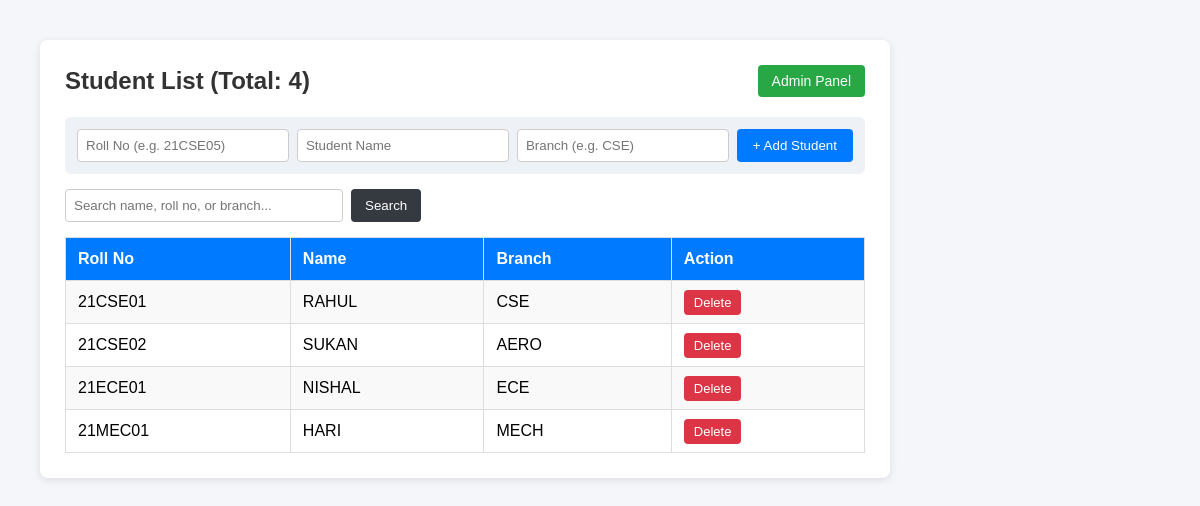
The page / on the database its author committed.
### student/models.py (models this page shows, shortened)
class Student(models.Model):
    roll_no = models.CharField(max_length=20)
    name = models.CharField(max_length=100)
    branch = models.CharField(max_length=50)

### student/views.py (the view, shortened to what this page needs)
# urls.py: path('', student_list, name='home'),
def student_list(request):
    query = request.GET.get('q', '')
    if query:
        students = (
            Student.objects.filter(name__icontains=query) |
            Student.objects.filter(roll_no__icontains=query) |
            Student.objects.filter(branch__icontains=query)
        )
    else:
        students = Student.objects.all()
    return render(request, 'index.html', {'students': students, 'query': query})

### student/templates/index.html (shortened to what this page needs)
<!DOCTYPE html>
<html>
<head>
</head>
<body>
    <div class="container">
        <div class="header">
            <h2>Student List (Total: {{ students|length }})</h2>
            <a href="/admin/" class="btn-admin">Admin Panel</a>
        </div>
        <form method="POST" class="form-row">
            <input type="text" name="roll_no" placeholder="Roll No (e.g. 21CSE05)" required>
            <input type="text" name="name" placeholder="Student Name" required>
            <input type="text" name="branch" placeholder="Branch (e.g. CSE)" required>
            <button type="submit">+ Add Student</button>
        </form>
        <form method="GET" class="search-box">
            <input type="text" name="q" placeholder="Search name, roll no, or branch..." value="{{ query }}">
            <button type="submit">Search</button>
        </form>
        <table>
            <tr>
                <th>Roll No</th>
                <th>Name</th>
                <th>Branch</th>
                <th>Action</th>
            </tr>
            {% for s in students %}
            <tr>
                <td>{{ s.roll_no }}</td>
                <td>{{ s.name }}</td>
                <td>{{ s.branch }}</td>
                <td>
                    <a href="{% url 'delete_student' s.id %}" class="btn-delete" onclick="return confirm('Delete {{ s.name }}?');">Delete</a>
                </td>
            </tr>
            {% empty %}
            <tr>
                <td colspan="4">No matching students found.</td>
            </tr>
            {% endfor %}
        </table>
    </div>
</body>
</html>

### student/templates/index.html (style rules this page uses)
body { font-family: Arial, sans-serif; margin: 40px; background-color: #f4f6f9; }
.container { max-width: 800px; background: white; padding: 25px; border-radius: 8px; box-shadow: 0 2px 8px rgba(0,0,0,0.1); }
.header { display: flex; justify-content: space-between; align-items: center; margin-bottom: 20px; }
h2 { margin: 0; color: #333; }
.btn-admin { background-color: #28a745; color: white; padding: 8px 14px; text-decoration: none; border-radius: 4px; font-size: 14px; }
.form-row { display: flex; gap: 8px; margin-bottom: 15px; background: #eef2f7; padding: 12px; border-radius: 6px; }
.form-row input { padding: 8px; border: 1px solid #ccc; border-radius: 4px; flex: 1; }
.form-row button { padding: 8px 16px; background-color: #007bff; color: white; border: none; border-radius: 4px; cursor: pointer; }
.search-box { margin-bottom: 15px; display: flex; gap: 8px; }
.search-box input { padding: 8px; width: 260px; border: 1px solid #ccc; border-radius: 4px; }
.search-box button { padding: 8px 14px; background-color: #343a40; color: white; border: none; border-radius: 4px; cursor: pointer; }
table { width: 100%; border-collapse: collapse; margin-top: 10px; }
th, td { border: 1px solid #ddd; padding: 12px; text-align: left; }
th { background-color: #007bff; color: white; }
tr:nth-child(even) { background-color: #f9f9f9; }
.btn-delete { background-color: #dc3545; color: white; padding: 5px 10px; text-decoration: none; border-radius: 4px; font-size: 13px; }

### rows shown on the page
Student: roll_no "21CSE01", name "RAHUL", branch "CSE"
Student: roll_no "21CSE02", name "SUKAN", branch "AERO"
Student: roll_no "21ECE01", name "NISHAL", branch "ECE"
Student: roll_no "21MEC01", name "HARI", branch "MECH"

### other values the page prints
{{ students|length }} "4"
